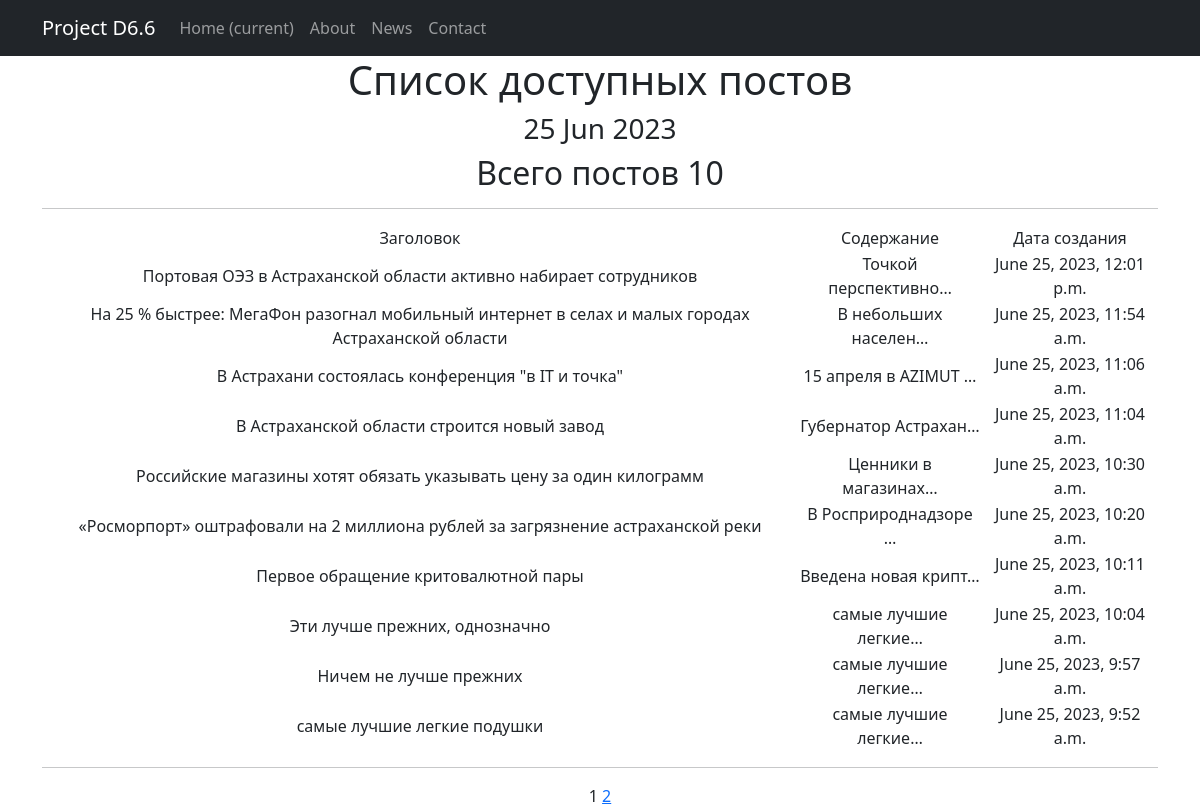
Page /news/ on the committed database.
### news/models.py (models this page shows, shortened)
class Post(models.Model):  # класс Post
    news = 'NE'
    article = 'AR'
    CATSELECT = [
        (news, 'Новость'),
        (article, 'Статья')
    ]
    objects = None
    author = models.ForeignKey(Author, on_delete=models.CASCADE)  # связь «один ко многим» с моделью Author
    time_in = models.DateTimeField(auto_now_add=True)  # автоматическое присвоение даты и времени создания
    title = models.CharField(max_length=255)  # длина заголовка
    choice_field = models.CharField(max_length=2, choices=CATSELECT)  # поле выбора категории новость/статья
    content = models.TextField()  # содержание статьи/новости
    rating = models.IntegerField(default=0)  # рейтинг статьи/новости
    category = models.ManyToManyField(Category, through='PostCategory')  # связь «многие ко многим» с моделью Category (с дополнительной моделью PostCategory)

### news/views.py (the view)
# urls.py: path('', PostList.as_view(), name='post_list'),
class PostList(ListView):
    model = Post
    ordering = '-time_in'
    template_name = 'posts.html'
    context_object_name = 'posts'
    paginate_by = 10  # вот так мы можем указать количество записей на странице
    def get_queryset(self):
        queryset = super().get_queryset()
        self.filterset = PostFilter(self.request.GET, queryset)
        return self.filterset.qs
    def get_context_data(self, **kwargs):
        context = super().get_context_data(**kwargs)
        context['time_in'] = datetime.utcnow()
        return context

### news/templatetags/custom_filters.py (called while the page is built)
@register.filter()
def censor(value, censored_words=BAD_WORDS, symbols=SYMBOLS):
    if isinstance(value, str):
        for i in value.split():
            count = 0
            if not i.isalnum():
                for j in symbols:
                    if j in i:
                        count += 1
            if i[:len(i) - count].lower() in censored_words:
                value = value.replace(i[:len(i) - count], i[0] + '*' * (len(i) - 1 - count))
    else:
        try:
            raise AttributeError
        except AttributeError:
            print("AttributeError")
    return value

### templates/posts.html (shortened to what this page needs)
{% extends 'flatpages/default.html' %}
{% load static %}
{% load custom_filters %}
{% block content %}
<link rel="stylesheet" type='text/css' href="{% static 'css/styles.css' %}">
   <h1>Список доступных постов</h1>
   <h3>{{ time_in|date:'d M Y' }}</h3>
   <h2>Всего постов {{ posts|length }}</h2>
   <hr>
   {% if posts %}
       <table>
           <tr class="table-head">
               <td>Заголовок</td>
               <td>Содержание</td>
               <td>Дата создания</td>
           </tr>
           {% for post in posts %}
		   <tr>
               <td>{{ post.title|censor }}</td>
               <td>{{ post.content|censor|truncatechars:20 }}</td>
               <td>{{ post.time_in }}</td>
		   </tr>
		   {% endfor %}
       </table>
   {% else %}
       <h2>Сообщений нет!</h2>
   {% endif %}
<hr>
   {{ page_obj.number }}
   {% if page_obj.has_next %}
       <a href="?page={{ page_obj.next_page_number }}">{{ page_obj.next_page_number }}</a>
   {% endif %}
{% endblock content %}

### templates/flatpages/default.html (shortened to what this page needs)
<!DOCTYPE html>
<html lang="en">
    <head>
        {% load static %}
        <link href="{% static 'css/styles.css' %}" rel="stylesheet" />
    </head>
    <body>
        <nav class="navbar navbar-expand-lg navbar-dark bg-dark static-top">
            <div class="container">
                <a class="navbar-brand" href="#">Project D6.6</a>
                <div class="collapse navbar-collapse" id="navbarResponsive">
                    <ul class="navbar-nav ml-auto">
                        <li class="nav-item active">
                            <a class="nav-link" href="#">Home
                                <span class="sr-only">(current)</span>
                            </a>
                        </li>
                        <li class="nav-item">
                            <a class="nav-link" href="/about/">About</a>
                        </li>
                        <li class="nav-item">
                            <a class="nav-link" href="/news/">News</a>
                        </li>
                        <li class="nav-item">
                            <a class="nav-link" href="/contacts/">Contact</a>
                        </li>
                    </ul>
                </div>
            </div>
        </nav>
        <div class="container">
            <div class="row">
                <div class="col-lg-12 text-center">
                    {% block content %}{% endblock content %}
                </div>
            </div>
        </div>
    </body>
</html>

### rows in the picture
Post: title|censor "Портовая ОЭЗ в Астраханской области активно набирает сотрудников", content|censor "Точкой перспективно…", time_in "June 25, 2023, 12:01 p.m."
Post: title|censor "На 25 % быстрее: МегаФон разогнал мобильный интернет в селах и малых городах Астраханской области", content|censor "В небольших населен…", time_in "June 25, 2023, 11:54 a.m."
Post: title|censor "В Астрахани состоялась конференция \"в IT и точка\"", content|censor "15 апреля в AZIMUT …", time_in "June 25, 2023, 11:06 a.m."
Post: title|censor "В Астраханской области строится новый завод", content|censor "Губернатор Астрахан…", time_in "June 25, 2023, 11:04 a.m."
Post: title|censor "Российские магазины хотят обязать указывать цену за один килограмм", content|censor "Ценники в магазинах…", time_in "June 25, 2023, 10:30 a.m."
Post: title|censor "«Росморпорт» оштрафовали на 2 миллиона рублей за загрязнение астраханской реки", content|censor "В Росприроднадзоре …", time_in "June 25, 2023, 10:20 a.m."
Post: title|censor "Первое обращение критовалютной пары", content|censor "Введена новая крипт…", time_in "June 25, 2023, 10:11 a.m."
Post: title|censor "Эти лучше прежних, однозначно", content|censor "самые лучшие легкие…", time_in "June 25, 2023, 10:04 a.m."
Post: title|censor "Ничем не лучше прежних", content|censor "самые лучшие легкие…", time_in "June 25, 2023, 9:57 a.m."
Post: title|censor "самые лучшие легкие подушки", content|censor "самые лучшие легкие…", time_in "June 25, 2023, 9:52 a.m."

### other values in the picture
{{ time_in|date:'d M Y' }} "25 Jun 2023"
{{ posts|length }} "10"
{{ page_obj.number }} "1"
{{ page_obj.next_page_number }} "2"
